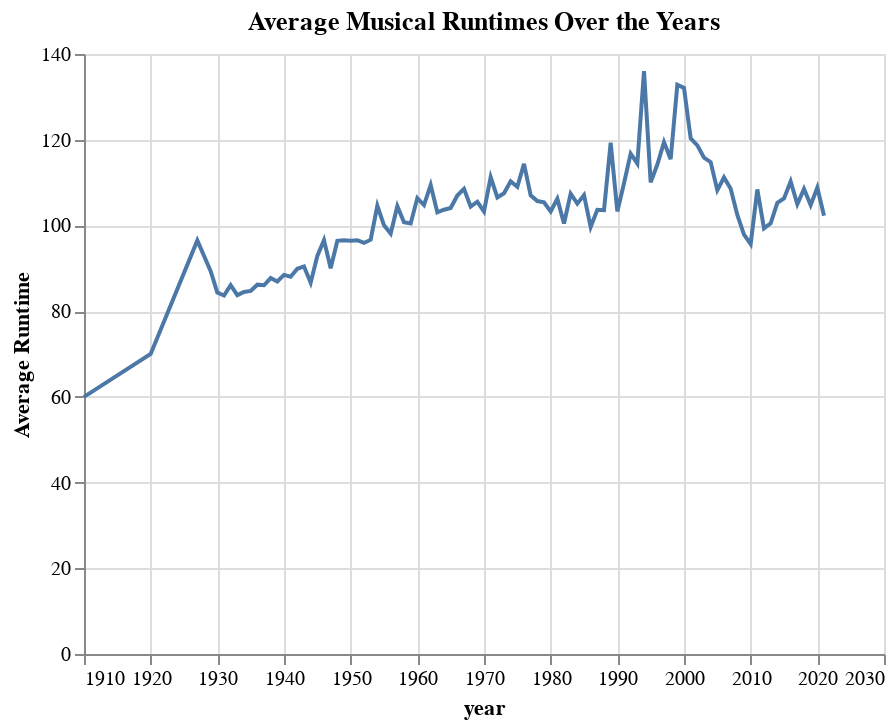

The cell this chart's notebook holds for it:
### Markdown cell above
## Question 3 - Has our attention span changed? 

Plot the mean runtime of the musical as a function of year using `mark_line`. 

Have musicals gotten longer, shorter, or stayed the same?

Set the y-axis label to "Average Runtime" [doc](https://altair-viz.github.io/user_guide/customization.html#adjusting-axis-labels). 

Set the title of the plot to "Average Musical Runtimes Over the Years". [doc](https://altair-viz.github.io/user_guide/configuration.html#config-title)

The year on the x-axis should be formatted properly (this is the year 2021, not the year 2,021). The x-axis should start at the min of the year in the dataset.

### Code cell
# your code here
alt.Chart(df).mark_line().encode(
    x = alt.X('year', axis=alt.Axis(format='d')),
    y = alt.Y('mean(runtime_mins):Q', axis=alt.Axis(title='Average Runtime'))
).properties(title='Average Musical Runtimes Over the Years')

### Figure 1 — Vega-Lite specification as saved in the notebook (floating-point values rounded to 4 significant figures; data arrays with more than 128 entries replaced by an {"elided": "..."} marker saying what was removed)
{"config": {"view": {"continuousWidth": 400, "continuousHeight": 300}}, "data": {"name": "data-72341e27cba758a678ae93d81dcb744a"}, "mark": "line", "encoding": {"x": {"axis": {"format": "d"}, "field": "year", "type": "quantitative"}, "y": {"aggregate": "mean", "axis": {"title": "Average Runtime"}, "field": "runtime_mins", "type": "quantitative"}}, "title": "Average Musical Runtimes Over the Years", "$schema": "https://vega.github.io/schema/vega-lite/v4.17.0.json", "datasets": {"data-72341e27cba758a678ae93d81dcb744a": {"elided": "5306 records"}}}
